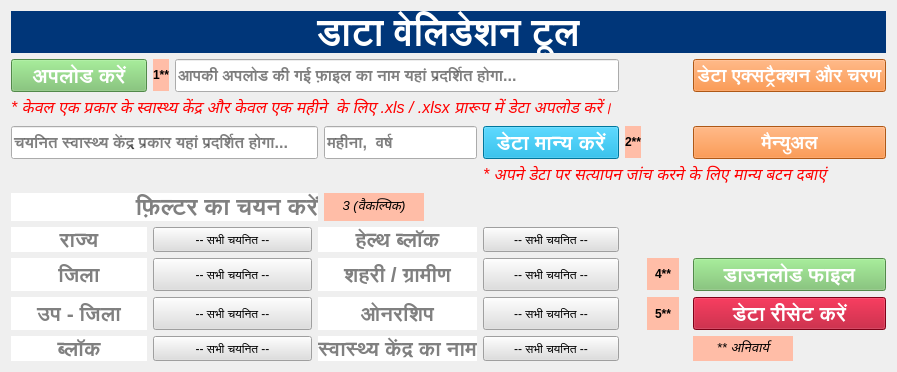
  <widget class="QWidget" name="tab">
   <attribute name="title">
    <string>Tab 2</string>
   </attribute>
   <layout class="QGridLayout" name="gridLayout_5">
    <item row="0" column="0">
     <layout class="QGridLayout" name="gridLayout_4" rowstretch="2,1,0,1,0,0,1,1,1,1,0,1" columnstretch="1,0,1,0,0,1,1,0,0,1">
      <item row="7" column="1" colspan="2">
       <widget class="QPushButton" name="pushButton_44">
        <property name="sizePolicy">
         <sizepolicy hsizetype="Expanding" vsizetype="Fixed">
          <horstretch>0</horstretch>
          <verstretch>0</verstretch>
         </sizepolicy>
        </property>
        <property name="maximumSize">
         <size>
          <width>16777215</width>
          <height>50</height>
         </size>
        </property>
        <property name="font">
         <font>
          <pointsize>9</pointsize>
         </font>
        </property>
        <property name="styleSheet">
         <string notr="true">background-color: rgb(222, 222, 222);</string>
        </property>
        <property name="text">
         <string>-- सभी चयनित --</string>
        </property>
       </widget>
      </item>
      <item row="9" column="3" colspan="3">
       <widget class="QLabel" name="label_53">
        <property name="sizePolicy">
         <sizepolicy hsizetype="Preferred" vsizetype="Expanding">
          <horstretch>0</horstretch>
          <verstretch>0</verstretch>
         </sizepolicy>
        </property>
        <property name="maximumSize">
         <size>
          <width>16777215</width>
          <height>16777215</height>
         </size>
        </property>
        <property name="font">
         <font>
          <pointsize>16</pointsize>
          <weight>75</weight>
          <bold>true</bold>
         </font>
        </property>
        <property name="styleSheet">
         <string notr="true">color: grey;
background-color: rgb(255, 255, 255);</string>
        </property>
        <property name="text">
         <string>ओनरशिप</string>
        </property>
        <property name="alignment">
         <set>Qt::AlignCenter</set>
        </property>
       </widget>
      </item>
      <item row="11" column="3" colspan="3">
       <widget class="QLabel" name="label_54">
        <property name="sizePolicy">
         <sizepolicy hsizetype="Preferred" vsizetype="Expanding">
          <horstretch>0</horstretch>
          <verstretch>0</verstretch>
         </sizepolicy>
        </property>
        <property name="maximumSize">
         <size>
          <width>16777215</width>
          <height>16777215</height>
         </size>
        </property>
        <property name="font">
         <font>
          <pointsize>16</pointsize>
          <weight>75</weight>
          <bold>true</bold>
         </font>
        </property>
        <property name="styleSheet">
         <string notr="true">color: grey;
background-color: rgb(255, 255, 255);</string>
        </property>
        <property name="text">
         <string>स्वास्थ्य केंद्र का नाम</string>
        </property>
        <property name="alignment">
         <set>Qt::AlignCenter</set>
        </property>
       </widget>
      </item>
      <item row="0" column="0" colspan="10">
       <widget class="QLabel" name="label_55">
        <property name="sizePolicy">
         <sizepolicy hsizetype="Preferred" vsizetype="Expanding">
          <horstretch>0</horstretch>
          <verstretch>0</verstretch>
         </sizepolicy>
        </property>
        <property name="maximumSize">
         <size>
          <width>16777215</width>
          <height>16777215</height>
         </size>
        </property>
        <property name="font">
         <font>
          <pointsize>28</pointsize>
          <weight>75</weight>
          <bold>true</bold>
         </font>
        </property>
        <property name="styleSheet">
         <string notr="true">QLabel{background-color: #003679; color : white;}
</string>
        </property>
        <property name="text">
         <string>डाटा वेलिडेशन टूल</string>
        </property>
        <property name="alignment">
         <set>Qt::AlignCenter</set>
        </property>
       </widget>
      </item>
      <item row="2" column="0" colspan="7">
       <widget class="QLabel" name="label_56">
        <property name="sizePolicy">
         <sizepolicy hsizetype="MinimumExpanding" vsizetype="MinimumExpanding">
          <horstretch>0</horstretch>
          <verstretch>0</verstretch>
         </sizepolicy>
        </property>
        <property name="maximumSize">
         <size>
          <width>16777215</width>
          <height>16777215</height>
         </size>
        </property>
        <property name="font">
         <font>
          <family>MS Sans Serif</family>
          <pointsize>12</pointsize>
          <italic>true</italic>
         </font>
        </property>
        <property name="styleSheet">
         <string notr="true">QLabel{color : red;}</string>
        </property>
        <property name="text">
         <string>* केवल एक प्रकार के स्वास्थ्य केंद्र और केवल एक महीने  के लिए .xls / .xlsx प्रारूप में डेटा अपलोड करें।</string>
        </property>
        <property name="alignment">
         <set>Qt::AlignLeading|Qt::AlignLeft|Qt::AlignTop</set>
        </property>
       </widget>
      </item>
      <item row="3" column="9">
       <widget class="QPushButton" name="pushButton_45">
        <property name="sizePolicy">
         <sizepolicy hsizetype="MinimumExpanding" vsizetype="MinimumExpanding">
          <horstretch>0</horstretch>
          <verstretch>0</verstretch>
         </sizepolicy>
        </property>
        <property name="maximumSize">
         <size>
          <width>16777215</width>
          <height>55</height>
         </size>
        </property>
        <property name="font">
         <font>
          <pointsize>14</pointsize>
          <weight>75</weight>
          <bold>true</bold>
         </font>
        </property>
        <property name="styleSheet">
         <string notr="true">QPushButton{background-color: #F47B1F;color: white;}</string>
        </property>
        <property name="text">
         <string>मैन्युअल</string>
        </property>
       </widget>
      </item>
      <item row="1" column="0">
       <widget class="QPushButton" name="pushButton_37">
        <property name="sizePolicy">
         <sizepolicy hsizetype="MinimumExpanding" vsizetype="MinimumExpanding">
          <horstretch>0</horstretch>
          <verstretch>0</verstretch>
         </sizepolicy>
        </property>
        <property name="maximumSize">
         <size>
          <width>16777215</width>
          <height>65</height>
         </size>
        </property>
        <property name="font">
         <font>
          <pointsize>16</pointsize>
          <weight>75</weight>
          <bold>true</bold>
         </font>
        </property>
        <property name="styleSheet">
         <string notr="true">QPushButton{background-color: #73C067;color: white;}</string>
        </property>
        <property name="text">
         <string>अपलोड करें</string>
        </property>
       </widget>
      </item>
      <item row="1" column="1">
       <widget class="QLabel" name="label_45">
        <property name="sizePolicy">
         <sizepolicy hsizetype="MinimumExpanding" vsizetype="MinimumExpanding">
          <horstretch>0</horstretch>
          <verstretch>0</verstretch>
         </sizepolicy>
        </property>
        <property name="maximumSize">
         <size>
          <width>16777215</width>
          <height>32</height>
         </size>
        </property>
        <property name="font">
         <font>
          <weight>75</weight>
          <bold>true</bold>
         </font>
        </property>
        <property name="styleSheet">
         <string notr="true">QLabel{background-color: rgb(255, 189, 167);}</string>
        </property>
        <property name="text">
         <string>1**</string>
        </property>
        <property name="alignment">
         <set>Qt::AlignCenter</set>
        </property>
       </widget>
      </item>
      <item row="7" column="3" colspan="3">
       <widget class="QLabel" name="label_46">
        <property name="sizePolicy">
         <sizepolicy hsizetype="Expanding" vsizetype="Expanding">
          <horstretch>0</horstretch>
          <verstretch>0</verstretch>
         </sizepolicy>
        </property>
        <property name="maximumSize">
         <size>
          <width>16777215</width>
          <height>16777215</height>
         </size>
        </property>
        <property name="font">
         <font>
          <pointsize>16</pointsize>
          <weight>75</weight>
          <bold>true</bold>
         </font>
        </property>
        <property name="styleSheet">
         <string notr="true">color: grey;
background-color: rgb(255, 255, 255);</string>
        </property>
        <property name="text">
         <string>हेल्थ ब्लॉक</string>
        </property>
        <property name="alignment">
         <set>Qt::AlignCenter</set>
        </property>
       </widget>
      </item>
      <item row="7" column="6">
       <widget class="QPushButton" name="pushButton_38">
        <property name="sizePolicy">
         <sizepolicy hsizetype="Expanding" vsizetype="Expanding">
          <horstretch>0</horstretch>
          <verstretch>0</verstretch>
         </sizepolicy>
        </property>
        <property name="maximumSize">
         <size>
          <width>16777215</width>
          <height>50</height>
         </size>
        </property>
        <property name="font">
         <font>
          <pointsize>9</pointsize>
         </font>
        </property>
        <property name="styleSheet">
         <string notr="true">background-color: rgb(222, 222, 222);</string>
        </property>
        <property name="text">
         <string>-- सभी चयनित --</string>
        </property>
       </widget>
      </item>
      <item row="4" column="6" colspan="4">
       <widget class="QLabel" name="label_50">
        <property name="sizePolicy">
         <sizepolicy hsizetype="Preferred" vsizetype="Expanding">
          <horstretch>0</horstretch>
          <verstretch>0</verstretch>
         </sizepolicy>
        </property>
        <property name="maximumSize">
         <size>
          <width>16777215</width>
          <height>40</height>
         </size>
        </property>
        <property name="font">
         <font>
          <family>MS Sans Serif</family>
          <pointsize>12</pointsize>
          <italic>true</italic>
         </font>
        </property>
        <property name="styleSheet">
         <string notr="true">QLabel{color : red;}</string>
        </property>
        <property name="text">
         <string>* अपने डेटा पर सत्यापन जांच करने के लिए मान्य बटन दबाएं</string>
        </property>
        <property name="alignment">
         <set>Qt::AlignLeading|Qt::AlignLeft|Qt::AlignTop</set>
        </property>
       </widget>
      </item>
      <item row="8" column="3" colspan="3">
       <widget class="QLabel" name="label_47">
        <property name="sizePolicy">
         <sizepolicy hsizetype="Preferred" vsizetype="Expanding">
          <horstretch>0</horstretch>
          <verstretch>0</verstretch>
         </sizepolicy>
        </property>
        <property name="maximumSize">
         <size>
          <width>16777215</width>
          <height>16777215</height>
         </size>
        </property>
        <property name="font">
         <font>
          <pointsize>16</pointsize>
          <weight>75</weight>
          <bold>true</bold>
         </font>
        </property>
        <property name="styleSheet">
         <string notr="true">color: grey;
background-color: rgb(255, 255, 255);</string>
        </property>
        <property name="text">
         <string>शहरी / ग्रामीण</string>
        </property>
        <property name="alignment">
         <set>Qt::AlignCenter</set>
        </property>
       </widget>
      </item>
      <item row="9" column="1" colspan="2">
       <widget class="QPushButton" name="pushButton_39">
        <property name="sizePolicy">
         <sizepolicy hsizetype="Minimum" vsizetype="Expanding">
          <horstretch>0</horstretch>
          <verstretch>0</verstretch>
         </sizepolicy>
        </property>
        <property name="maximumSize">
         <size>
          <width>16777215</width>
          <height>50</height>
         </size>
        </property>
        <property name="font">
         <font>
          <pointsize>9</pointsize>
         </font>
        </property>
        <property name="styleSheet">
         <string notr="true">background-color: rgb(222, 222, 222);</string>
        </property>
        <property name="text">
         <string>-- सभी चयनित --</string>
        </property>
       </widget>
      </item>
      <item row="1" column="2" colspan="5">
       <widget class="QLineEdit" name="lineEdit_9">
        <property name="sizePolicy">
         <sizepolicy hsizetype="MinimumExpanding" vsizetype="Expanding">
          <horstretch>0</horstretch>
          <verstretch>0</verstretch>
         </sizepolicy>
        </property>
        <property name="maximumSize">
         <size>
          <width>16777215</width>
          <height>65</height>
         </size>
        </property>
        <property name="font">
         <font>
          <pointsize>12</pointsize>
          <weight>75</weight>
          <bold>true</bold>
         </font>
        </property>
        <property name="placeholderText">
         <string>आपकी अपलोड की गई फ़ाइल का नाम यहां प्रदर्शित होगा...</string>
        </property>
       </widget>
      </item>
      <item row="8" column="1" colspan="2">
       <widget class="QPushButton" name="pushButton_40">
        <property name="sizePolicy">
         <sizepolicy hsizetype="Expanding" vsizetype="Expanding">
          <horstretch>0</horstretch>
          <verstretch>0</verstretch>
         </sizepolicy>
        </property>
        <property name="maximumSize">
         <size>
          <width>16777215</width>
          <height>50</height>
         </size>
        </property>
        <property name="font">
         <font>
          <pointsize>9</pointsize>
         </font>
        </property>
        <property name="styleSheet">
         <string notr="true">background-color: rgb(222, 222, 222);</string>
        </property>
        <property name="text">
         <string>-- सभी चयनित --</string>
        </property>
       </widget>
      </item>
      <item row="3" column="8">
       <spacer name="horizontalSpacer_6">
        <property name="orientation">
         <enum>Qt::Horizontal</enum>
        </property>
        <property name="sizeType">
         <enum>QSizePolicy::Minimum</enum>
        </property>
        <property name="sizeHint" stdset="0">
         <size>
          <width>40</width>
          <height>20</height>
         </size>
        </property>
       </spacer>
      </item>
      <item row="3" column="0" colspan="4">
       <widget class="QLineEdit" name="lineEdit_8">
        <property name="sizePolicy">
         <sizepolicy hsizetype="Expanding" vsizetype="MinimumExpanding">
          <horstretch>0</horstretch>
          <verstretch>0</verstretch>
         </sizepolicy>
        </property>
        <property name="maximumSize">
         <size>
          <width>16777215</width>
          <height>65</height>
         </size>
        </property>
        <property name="font">
         <font>
          <pointsize>12</pointsize>
          <weight>75</weight>
          <bold>true</bold>
         </font>
        </property>
        <property name="placeholderText">
         <string>चयनित स्वास्थ्य केंद्र प्रकार यहां प्रदर्शित होगा...</string>
        </property>
       </widget>
      </item>
      <item row="3" column="7">
       <widget class="QLabel" name="label_42">
        <property name="maximumSize">
         <size>
          <width>32</width>
          <height>32</height>
         </size>
        </property>
        <property name="font">
         <font>
          <weight>75</weight>
          <bold>true</bold>
         </font>
        </property>
        <property name="styleSheet">
         <string notr="true">QLabel{background-color: rgb(255, 189, 167);}</string>
        </property>
        <property name="text">
         <string>2**</string>
        </property>
        <property name="alignment">
         <set>Qt::AlignCenter</set>
        </property>
       </widget>
      </item>
      <item row="11" column="9">
       <widget class="QLabel" name="label_43">
        <property name="maximumSize">
         <size>
          <width>100</width>
          <height>32</height>
         </size>
        </property>
        <property name="font">
         <font>
          <family>MS Sans Serif</family>
          <pointsize>10</pointsize>
          <italic>true</italic>
         </font>
        </property>
        <property name="styleSheet">
         <string notr="true">QLabel{background-color: rgb(255, 189, 167);}</string>
        </property>
        <property name="text">
         <string>** अनिवार्य</string>
        </property>
        <property name="alignment">
         <set>Qt::AlignCenter</set>
        </property>
       </widget>
      </item>
      <item row="1" column="8">
       <spacer name="horizontalSpacer_5">
        <property name="orientation">
         <enum>Qt::Horizontal</enum>
        </property>
        <property name="sizeType">
         <enum>QSizePolicy::Minimum</enum>
        </property>
        <property name="sizeHint" stdset="0">
         <size>
          <width>40</width>
          <height>20</height>
         </size>
        </property>
       </spacer>
      </item>
      <item row="11" column="6">
       <widget class="QPushButton" name="pushButton_36">
        <property name="sizePolicy">
         <sizepolicy hsizetype="Minimum" vsizetype="Expanding">
          <horstretch>0</horstretch>
          <verstretch>0</verstretch>
         </sizepolicy>
        </property>
        <property name="maximumSize">
         <size>
          <width>16777215</width>
          <height>50</height>
         </size>
        </property>
        <property name="font">
         <font>
          <pointsize>9</pointsize>
         </font>
        </property>
        <property name="styleSheet">
         <string notr="true">background-color: rgb(222, 222, 222);</string>
        </property>
        <property name="text">
         <string>-- सभी चयनित --</string>
        </property>
       </widget>
      </item>
      <item row="11" column="1" colspan="2">
       <widget class="QPushButton" name="pushButton_43">
        <property name="sizePolicy">
         <sizepolicy hsizetype="Minimum" vsizetype="Expanding">
          <horstretch>0</horstretch>
          <verstretch>0</verstretch>
         </sizepolicy>
        </property>
        <property name="maximumSize">
         <size>
          <width>16777215</width>
          <height>50</height>
         </size>
        </property>
        <property name="font">
         <font>
          <pointsize>9</pointsize>
         </font>
        </property>
        <property name="styleSheet">
         <string notr="true">background-color: rgb(222, 222, 222);</string>
        </property>
        <property name="text">
         <string>-- सभी चयनित --</string>
        </property>
       </widget>
      </item>
      <item row="9" column="9">
       <widget class="QPushButton" name="pushButton_42">
        <property name="sizePolicy">
         <sizepolicy hsizetype="MinimumExpanding" vsizetype="MinimumExpanding">
          <horstretch>0</horstretch>
          <verstretch>0</verstretch>
         </sizepolicy>
        </property>
        <property name="maximumSize">
         <size>
          <width>16777215</width>
          <height>65</height>
         </size>
        </property>
        <property name="font">
         <font>
          <pointsize>16</pointsize>
          <weight>75</weight>
          <bold>true</bold>
         </font>
        </property>
        <property name="styleSheet">
         <string notr="true">background-color: #B00020;color: white;</string>
        </property>
        <property name="text">
         <string>डेटा रीसेट करें</string>
        </property>
       </widget>
      </item>
      <item row="7" column="0">
       <widget class="QLabel" name="label_52">
        <property name="sizePolicy">
         <sizepolicy hsizetype="Expanding" vsizetype="Expanding">
          <horstretch>0</horstretch>
          <verstretch>0</verstretch>
         </sizepolicy>
        </property>
        <property name="maximumSize">
         <size>
          <width>16777215</width>
          <height>16777215</height>
         </size>
        </property>
        <property name="font">
         <font>
          <pointsize>16</pointsize>
          <weight>75</weight>
          <bold>true</bold>
         </font>
        </property>
        <property name="styleSheet">
         <string notr="true">color: grey;background-color: rgb(255, 255, 255);</string>
        </property>
        <property name="text">
         <string>राज्य</string>
        </property>
        <property name="alignment">
         <set>Qt::AlignCenter</set>
        </property>
       </widget>
      </item>
      <item row="8" column="6">
       <widget class="QPushButton" name="pushButton_32">
        <property name="sizePolicy">
         <sizepolicy hsizetype="Minimum" vsizetype="Expanding">
          <horstretch>0</horstretch>
          <verstretch>0</verstretch>
         </sizepolicy>
        </property>
        <property name="maximumSize">
         <size>
          <width>16777215</width>
          <height>50</height>
         </size>
        </property>
        <property name="font">
         <font>
          <pointsize>9</pointsize>
         </font>
        </property>
        <property name="styleSheet">
         <string notr="true">background-color: rgb(222, 222, 222);</string>
        </property>
        <property name="text">
         <string>-- सभी चयनित --</string>
        </property>
       </widget>
      </item>
      <item row="11" column="0">
       <widget class="QLabel" name="label_40">
        <property name="sizePolicy">
         <sizepolicy hsizetype="Preferred" vsizetype="Expanding">
          <horstretch>0</horstretch>
          <verstretch>0</verstretch>
         </sizepolicy>
        </property>
        <property name="maximumSize">
         <size>
          <width>16777215</width>
          <height>16777215</height>
         </size>
        </property>
        <property name="font">
         <font>
          <pointsize>16</pointsize>
          <weight>75</weight>
          <bold>true</bold>
         </font>
        </property>
        <property name="styleSheet">
         <string notr="true">color: grey;
background-color: rgb(255, 255, 255);</string>
        </property>
        <property name="text">
         <string>ब्लॉक</string>
        </property>
        <property name="alignment">
         <set>Qt::AlignCenter</set>
        </property>
       </widget>
      </item>
      <item row="3" column="4" colspan="2">
       <widget class="QLineEdit" name="lineEdit_7">
        <property name="sizePolicy">
         <sizepolicy hsizetype="Expanding" vsizetype="MinimumExpanding">
          <horstretch>0</horstretch>
          <verstretch>0</verstretch>
         </sizepolicy>
        </property>
        <property name="maximumSize">
         <size>
          <width>16777215</width>
          <height>65</height>
         </size>
        </property>
        <property name="font">
         <font>
          <pointsize>12</pointsize>
          <weight>75</weight>
          <bold>true</bold>
         </font>
        </property>
        <property name="placeholderText">
         <string>महीना,  वर्ष</string>
        </property>
       </widget>
      </item>
      <item row="9" column="0">
       <widget class="QLabel" name="label_41">
        <property name="sizePolicy">
         <sizepolicy hsizetype="Preferred" vsizetype="Expanding">
          <horstretch>0</horstretch>
          <verstretch>0</verstretch>
         </sizepolicy>
        </property>
        <property name="maximumSize">
         <size>
          <width>16777215</width>
          <height>16777215</height>
         </size>
        </property>
        <property name="font">
         <font>
          <pointsize>16</pointsize>
          <weight>75</weight>
          <bold>true</bold>
         </font>
        </property>
        <property name="styleSheet">
         <string notr="true">color: grey;
background-color: rgb(255, 255, 255);</string>
        </property>
        <property name="text">
         <string>उप - जिला</string>
        </property>
        <property name="alignment">
         <set>Qt::AlignCenter</set>
        </property>
       </widget>
      </item>
      <item row="3" column="6">
       <widget class="QPushButton" name="pushButton_35">
        <property name="sizePolicy">
         <sizepolicy hsizetype="MinimumExpanding" vsizetype="MinimumExpanding">
          <horstretch>0</horstretch>
          <verstretch>0</verstretch>
         </sizepolicy>
        </property>
        <property name="maximumSize">
         <size>
          <width>16777215</width>
          <height>65</height>
         </size>
        </property>
        <property name="font">
         <font>
          <pointsize>16</pointsize>
          <weight>75</weight>
          <bold>true</bold>
         </font>
        </property>
        <property name="styleSheet">
         <string notr="true">background-color: #00A5DB;color: white;</string>
        </property>
        <property name="text">
         <string>डेटा मान्य करें</string>
        </property>
       </widget>
      </item>
      <item row="1" column="9">
       <widget class="QPushButton" name="pushButton_34">
        <property name="sizePolicy">
         <sizepolicy hsizetype="MinimumExpanding" vsizetype="MinimumExpanding">
          <horstretch>0</horstretch>
          <verstretch>0</verstretch>
         </sizepolicy>
        </property>
        <property name="maximumSize">
         <size>
          <width>16777215</width>
          <height>55</height>
         </size>
        </property>
        <property name="font">
         <font>
          <pointsize>14</pointsize>
          <weight>75</weight>
          <bold>true</bold>
         </font>
        </property>
        <property name="styleSheet">
         <string notr="true">QPushButton{background-color: #F47B1F;color: white;}

</string>
        </property>
        <property name="text">
         <string>डेटा एक्सट्रैक्शन और चरण</string>
        </property>
       </widget>
      </item>
      <item row="8" column="0">
       <widget class="QLabel" name="label_39">
        <property name="sizePolicy">
         <sizepolicy hsizetype="Expanding" vsizetype="Preferred">
          <horstretch>0</horstretch>
          <verstretch>0</verstretch>
         </sizepolicy>
        </property>
        <property name="maximumSize">
         <size>
          <width>16777215</width>
          <height>16777215</height>
         </size>
        </property>
        <property name="font">
         <font>
          <pointsize>16</pointsize>
          <weight>75</weight>
          <bold>true</bold>
         </font>
        </property>
        <property name="styleSheet">
         <string notr="true">color: grey;
background-color: rgb(255, 255, 255);</string>
        </property>
        <property name="text">
         <string>जिला</string>
        </property>
        <property name="alignment">
         <set>Qt::AlignCenter</set>
        </property>
       </widget>
      </item>
      <item row="9" column="6">
       <widget class="QPushButton" name="pushButton_33">
        <property name="sizePolicy">
         <sizepolicy hsizetype="Minimum" vsizetype="Expanding">
          <horstretch>0</horstretch>
          <verstretch>0</verstretch>
         </sizepolicy>
        </property>
        <property name="maximumSize">
         <size>
          <width>16777215</width>
          <height>50</height>
         </size>
        </property>
        <property name="font">
         <font>
          <pointsize>9</pointsize>
         </font>
        </property>
        <property name="styleSheet">
         <string notr="true">background-color: rgb(222, 222, 222);</string>
        </property>
        <property name="text">
         <string>-- सभी चयनित --</string>
        </property>
       </widget>
      </item>
      <item row="5" column="4" rowspan="2" colspan="2">
       <widget class="QLabel" name="label_57">
        <property name="sizePolicy">
         <sizepolicy hsizetype="MinimumExpanding" vsizetype="MinimumExpanding">
          <horstretch>0</horstretch>
          <verstretch>0</verstretch>
         </sizepolicy>
        </property>
        <property name="maximumSize">
         <size>
          <width>100</width>
          <height>32</height>
         </size>
        </property>
        <property name="font">
         <font>
          <family>MS Sans Serif</family>
          <pointsize>10</pointsize>
          <italic>true</italic>
         </font>
        </property>
        <property name="styleSheet">
         <string notr="true">QLabel{background-color: rgb(255, 189, 167);}</string>
        </property>
        <property name="text">
         <string>3 (वैकल्पिक)</string>
        </property>
        <property name="alignment">
         <set>Qt::AlignCenter</set>
        </property>
       </widget>
      </item>
      <item row="5" column="0" rowspan="2" colspan="4">
       <widget class="QLabel" name="label_48">
        <property name="sizePolicy">
         <sizepolicy hsizetype="Preferred" vsizetype="MinimumExpanding">
          <horstretch>0</horstretch>
          <verstretch>0</verstretch>
         </sizepolicy>
        </property>
        <property name="maximumSize">
         <size>
          <width>16777215</width>
          <height>16777215</height>
         </size>
        </property>
        <property name="font">
         <font>
          <family>MS Shell Dlg 2</family>
          <pointsize>18</pointsize>
          <weight>75</weight>
          <bold>true</bold>
         </font>
        </property>
        <property name="styleSheet">
         <string notr="true">QLabel{background-color: white;color: grey;}</string>
        </property>
        <property name="text">
         <string>फ़िल्टर का चयन करें</string>
        </property>
        <property name="alignment">
         <set>Qt::AlignRight|Qt::AlignTrailing|Qt::AlignVCenter</set>
        </property>
       </widget>
      </item>
      <item row="9" column="8">
       <widget class="QLabel" name="label_44">
        <property name="sizePolicy">
         <sizepolicy hsizetype="Preferred" vsizetype="MinimumExpanding">
          <horstretch>0</horstretch>
          <verstretch>0</verstretch>
         </sizepolicy>
        </property>
        <property name="maximumSize">
         <size>
          <width>32</width>
          <height>36</height>
         </size>
        </property>
        <property name="font">
         <font>
          <weight>75</weight>
          <bold>true</bold>
         </font>
        </property>
        <property name="styleSheet">
         <string notr="true">QLabel{background-color: rgb(255, 189, 167);}</string>
        </property>
        <property name="text">
         <string>5**</string>
        </property>
        <property name="alignment">
         <set>Qt::AlignCenter</set>
        </property>
       </widget>
      </item>
      <item row="8" column="9">
       <widget class="QPushButton" name="pushButton_41">
        <property name="sizePolicy">
         <sizepolicy hsizetype="MinimumExpanding" vsizetype="MinimumExpanding">
          <horstretch>0</horstretch>
          <verstretch>0</verstretch>
         </sizepolicy>
        </property>
        <property name="maximumSize">
         <size>
          <width>16777215</width>
          <height>65</height>
         </size>
        </property>
        <property name="font">
         <font>
          <pointsize>16</pointsize>
          <weight>75</weight>
          <bold>true</bold>
         </font>
        </property>
        <property name="styleSheet">
         <string notr="true">background-color: #73C067;color: white;</string>
        </property>
        <property name="text">
         <string>डाउनलोड फाइल</string>
        </property>
       </widget>
      </item>
      <item row="8" column="8">
       <widget class="QLabel" name="label_49">
        <property name="sizePolicy">
         <sizepolicy hsizetype="Preferred" vsizetype="MinimumExpanding">
          <horstretch>0</horstretch>
          <verstretch>0</verstretch>
         </sizepolicy>
        </property>
        <property name="maximumSize">
         <size>
          <width>32</width>
          <height>32</height>
         </size>
        </property>
        <property name="font">
         <font>
          <weight>75</weight>
          <bold>true</bold>
         </font>
        </property>
        <property name="styleSheet">
         <string notr="true">QLabel{background-color: rgb(255, 189, 167);}</string>
        </property>
        <property name="text">
         <string>4**</string>
        </property>
        <property name="alignment">
         <set>Qt::AlignCenter</set>
        </property>
       </widget>
      </item>
     </layout>
    </item>
   </layout>
  </widget>
